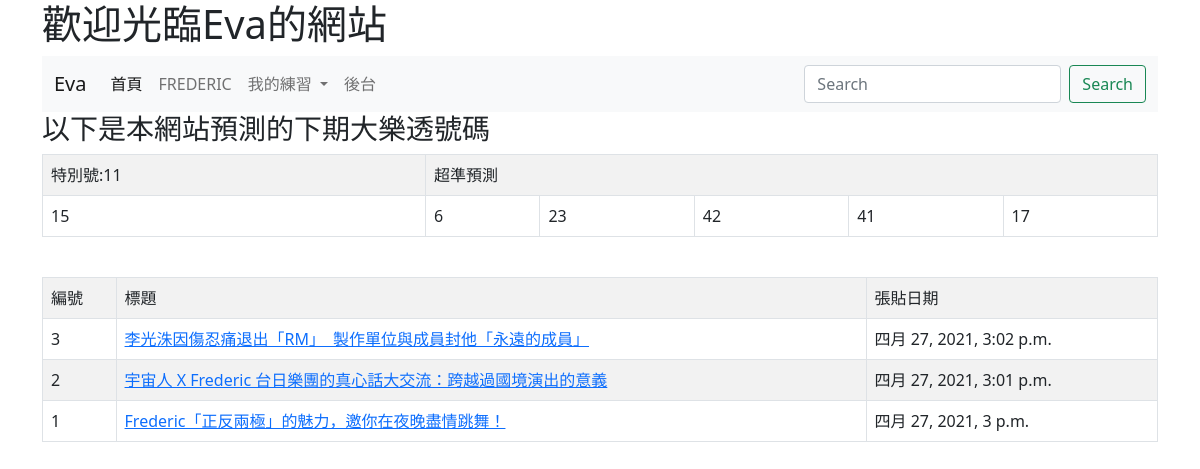
The page / on the database its author committed.
### mysite/models.py (models this page shows, shortened)
class Post(models.Model):
    title = models.CharField(max_length=200)
    body = models.TextField()
    pub_date = models.DateTimeField(default=timezone.now)
    class Meta:
        ordering = ('-pub_date',)

### mysite/views.py (the view)
# urls.py: path('',index),
def index(request):
	posts = Post.objects.all()
	myname = "Eva"
	data = [i for i in range(1,43)]
	random.shuffle(data)
	lotto_numbers = data[0:6]
	special_number= data[6]
	return render(request,'index.html',locals())

### templates/index.html (shortened to what this page needs)
<!doctype html>
<html>
  <head>
    <link href="https://cdn.jsdelivr.net/npm/bootstrap@5.0.0-beta3/dist/css/bootstrap.min.css" rel="stylesheet">
  </head>
  <body>
  	<div class="container">
    <h1>歡迎光臨{{myname}}的網站</h1>
    <nav class="navbar navbar-expand-lg navbar-light bg-light">
  <div class="container-fluid">
    <a class="navbar-brand" href="#">Eva</a>
    <div class="collapse navbar-collapse" id="navbarSupportedContent">
      <ul class="navbar-nav me-auto mb-2 mb-lg-0">
        <li class="nav-item">
          <a class="nav-link active" aria-current="page" href="/">首頁</a>
        </li>
        <li class="nav-item">
          <a class="nav-link" href="https://frederic-official.com/">FREDERIC</a>
        </li>
        <li class="nav-item dropdown">
          <a class="nav-link dropdown-toggle" href="#" id="navbarDropdown" role="button" data-bs-toggle="dropdown" aria-expanded="false">
            我的練習
          </a>
        </li>
        <li class="nav-item">
          <a class="nav-link " href="/admin/" tabindex="-1">後台</a>
        </li>
      </ul>
      <form class="d-flex">
        <input class="form-control me-2" type="search" placeholder="Search" aria-label="Search">
        <button class="btn btn-outline-success" type="submit">Search</button>
      </form>
    </div>
  </div>
</nav>
<h3>以下是本網站預測的下期大樂透號碼</h3>
<table class='table table-striped table-bordered'>
  <tr><td>特別號:{{special_number}}</td><td colspan=5>超準預測</td></tr>
  <tr>
    {% for no in lotto_numbers %}
    <td>
      {{no}}
    </td>
    {% endfor %}
  </tr>
</table>
<br>
<table class='table table-striped table-bordered'>
  <tr><td>編號</td><td>標題</td><td>張貼日期</td></tr>
{%for post in posts %}
<tr>
  <td>{{post.id}}</td>
  <td><a href="/show/{{post.id}}/">{{post.title}}</a></td>
  <td>{{post.pub_date}}</td>
</tr>
{%　endfor %}
</table>
  </div>
  </body>
</html>

### rows shown on the page
Post: id "3", title "李光洙因傷忍痛退出「RM」 製作單位與成員封他「永遠的成員」", pub_date "四月 27, 2021, 3:02 p.m."
Post: id "2", title "宇宙人 X Frederic 台日樂團的真心話大交流：跨越過國境演出的意義", pub_date "四月 27, 2021, 3:01 p.m."
Post: id "1", title "Frederic「正反兩極」的魅力，邀你在夜晚盡情跳舞！", pub_date "四月 27, 2021, 3 p.m."

### other values the page prints
{{ special_number }} "11"
{{ no }} "15" "6" "23" "42" "41" "17"
